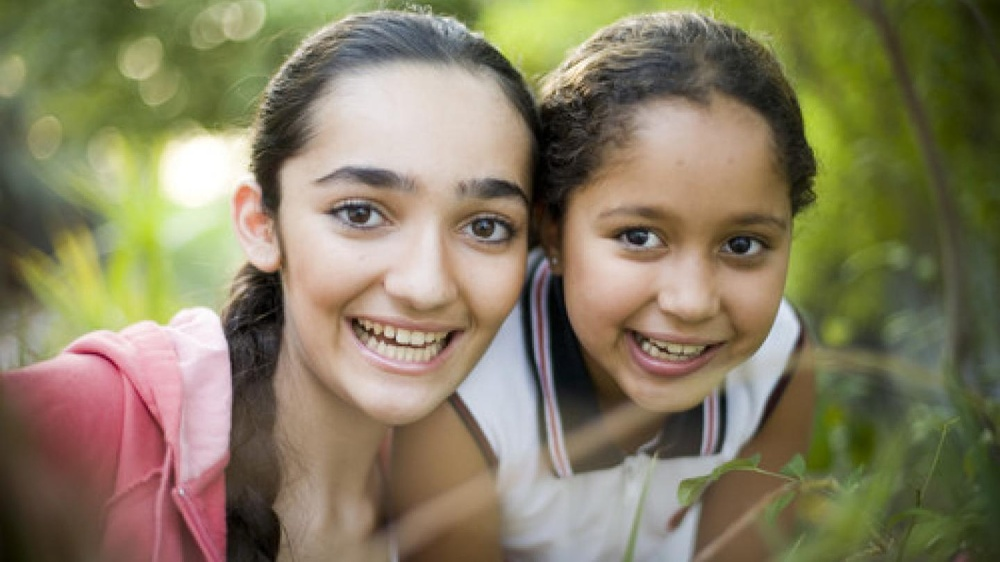
#> input picture Deep Learning/CNN Model/pic1.jpg, 1000 x 562 px, shrunk from 1440 x 810 before the run, given in place of the camera
$ python white_mask.py
#> lines starting #> are read from the running program, lines starting #| are printed output that depends on the picture; after the words box and inside, x2 and y2 are one past the last pixel; in counts of white or black regions, pixels touching at a corner belong together
# Only Red color detection
import cv2
import numpy as np
cap = cv2.VideoCapture(0)
while True:
    _, frame = cap.read()
#> frame is the input picture: shape (562, 1000, 3); mean B, G, R 97, 125.1, 134.3
    hsv_frame = cv2.cvtColor(frame, cv2.COLOR_BGR2HSV)
#> hsv_frame: shape (562, 1000, 3); mean H, S, V 40.6, 88.2, 139.2
    # white color
    low_white = np.array([0, 42, 0]) # lowest hue would be - 0,0,200( how do i found this i tested before and found this)
    high_white = np.array([180, 255, 255])
    #mask = cv2.inRange(hsv_frame, low_red, high_red)

    white_mask = cv2.inRange(hsv_frame, low_white, high_white) #we create maskk on hsv frame and then low red or high red
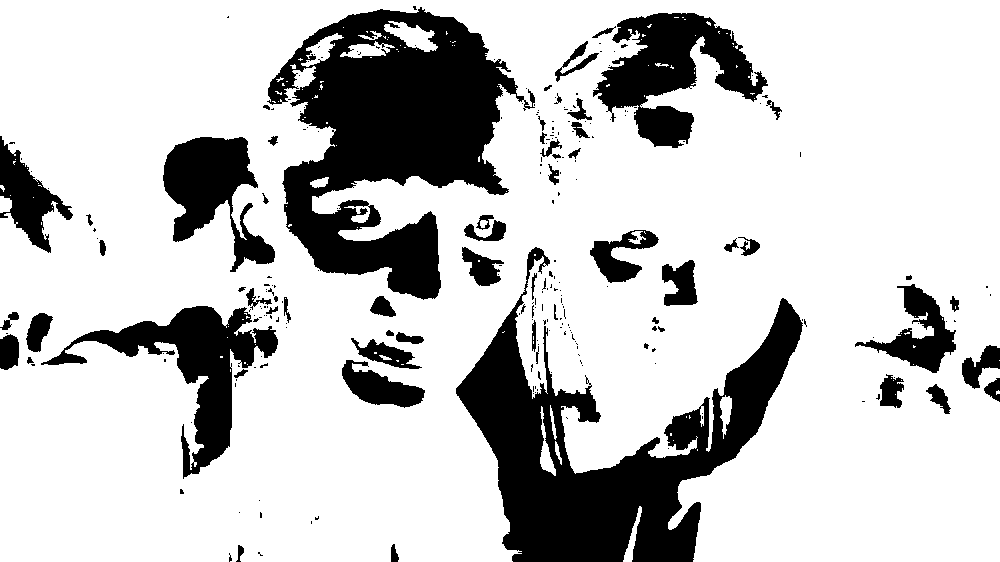
#> white_mask: shape (562, 1000); 77.7% white; 257 black regions (194 under 20 px), largest, box (x1, y1, x2, y2) and area: (267, 7, 535, 300) 39125, (456, 247, 803, 562) 36445, (593, 13, 768, 148) 10944
    white = cv2.bitwise_and(frame, frame, mask=white_mask)
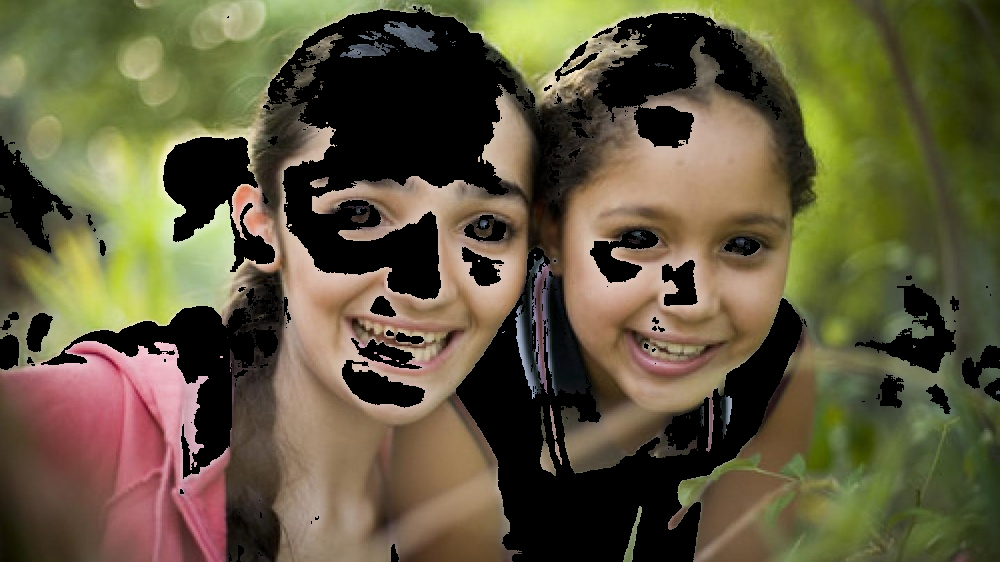
#> white: shape (562, 1000, 3); mean B, G, R 60.7, 88.1, 96.3
    cv2.imshow("Frame", frame)
    #cv2.imshow('Red mask', mask)
    cv2.imshow('White', white)

    key = cv2.waitKey(1)
#> (key Esc is pressed here)
    if key ==27:
        break

$ run again, on Deep Learning/CNN Model/pic2.jpg
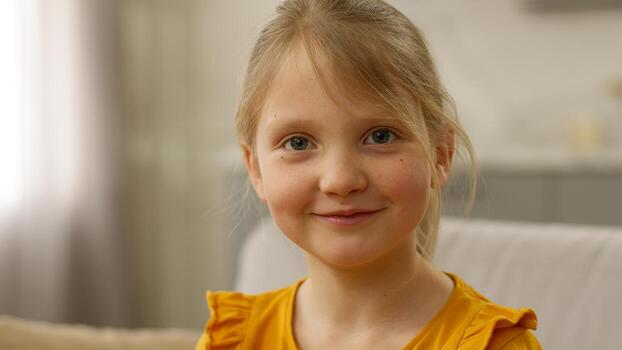
#> input picture Deep Learning/CNN Model/pic2.jpg, 622 x 350 px, given in place of the camera
#> frame is the input picture: shape (350, 622, 3); mean B, G, R 117.3, 145.4, 169.2
#> hsv_frame: shape (350, 622, 3); mean H, S, V 16.3, 83.2, 169.2
#> `white_mask = cv2.inRange(hsv_frame, low_white, high_white)`:
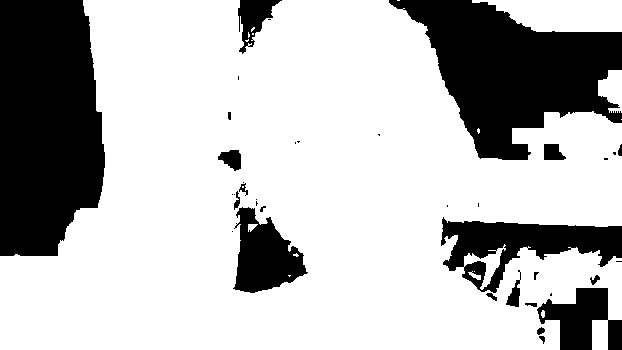
#> white_mask: shape (350, 622); 73.1% white; 37 black regions (18 under 20 px), largest, box (x1, y1, x2, y2) and area: (0, 0, 105, 256) 23282, (389, 0, 622, 160) 19795, (441, 217, 622, 293) 6224
#> `white = cv2.bitwise_and(frame, frame, mask=white_mask)`:
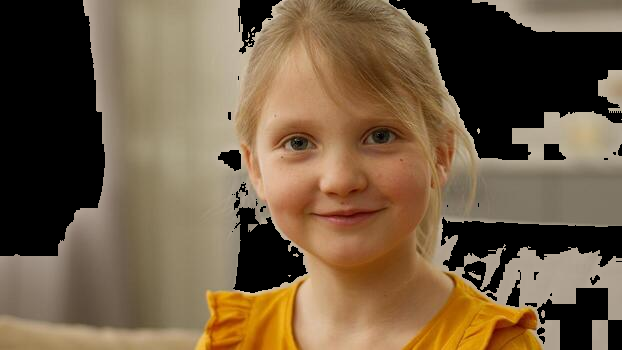
#> white: shape (350, 622, 3); mean B, G, R 68.3, 93.2, 114.4

$ run again, on Deep Learning/CNN Model/pic4.jpeg
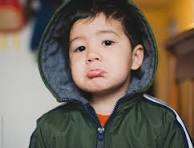
#> input picture Deep Learning/CNN Model/pic4.jpeg, 194 x 148 px, given in place of the camera
#> frame is the input picture: shape (148, 194, 3); mean B, G, R 90.6, 103.8, 115.7
#> hsv_frame: shape (148, 194, 3); mean H, S, V 45.9, 75, 121.8
#> `white_mask = cv2.inRange(hsv_frame, low_white, high_white)`:
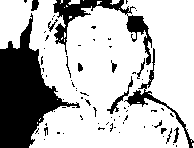
#> white_mask: shape (148, 194); 73.9% white; 75 black regions (60 under 20 px), largest, box (x1, y1, x2, y2) and area: (0, 13, 80, 148) 4660, (53, 0, 152, 65) 1474, (124, 48, 194, 148) 574
#> `white = cv2.bitwise_and(frame, frame, mask=white_mask)`:
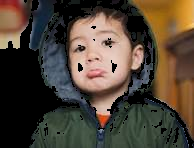
#> white: shape (148, 194, 3); mean B, G, R 54.8, 67.5, 79.5
